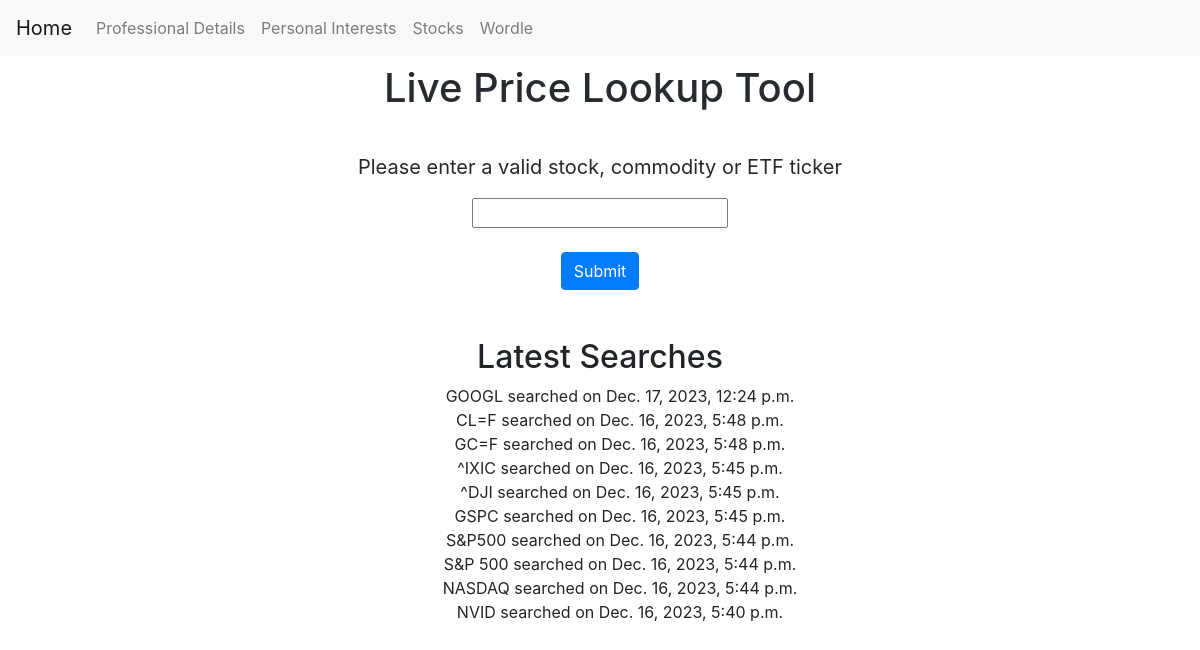
The app's page /take_in_stock_price/, older data.
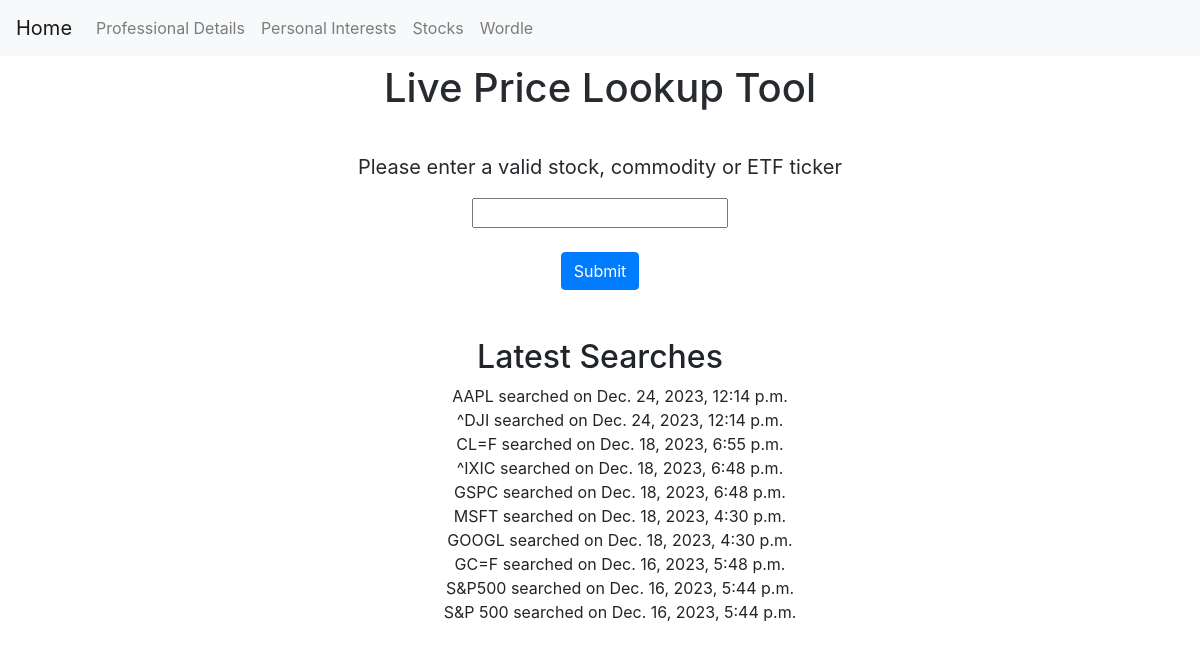
The same page, newer data.
### portfolio/models.py (models this page shows, shortened)
class Stock(models.Model):
    ticker = models.CharField(max_length=10, unique=True)
    company_name = models.CharField(max_length=100)
    date_searched = models.DateTimeField(auto_now=True)

### portfolio/views.py (the view, shortened to what this page needs)
# urls.py: path('take_in_stock_price/', views.take_in_stock_price, name='take_in_stock_price'),
def take_in_stock_price(request):
    form = StockTickerForm()
    all_searches = Stock.objects.all().order_by("-date_searched")
    previous_searches = all_searches[:10]
    return render(request, 'portfolio/stock_form.html', {
        'form': form,
        'previous_searches': previous_searches
    })

### portfolio/forms.py
class StockTickerForm(forms.Form):
    ticker = forms.CharField(label='Please enter a valid stock, commodity or ETF ticker')

### portfolio/templates/portfolio/stock_form.html (shortened to what this page needs)
{% extends "portfolio/layout.html" %}
{% block body %}
    <!DOCTYPE html>
    <html>
    <head>
    </head>
    <body>
        <h1 class="my-2 mx-3 text-center fade-in">Live Price Lookup Tool</h1>
        <br>
        <form method="post" class="my-2 mx-3">
            <div class="text-center fade-in">
                <p class="form-label" style="font-size: 20px;">{{ form.ticker.label }}</p>
                {{ form.ticker }}
            </div>
            <br>
            <div class="form-group text-center fade-in">
                <button class="btn btn-primary" type="submit">Submit</button>
            </div>
        </form>
        <br>
        <div class="text-center fade-in">
            <h2 class="my-2 mx-3">Latest Searches</h2>
            <ul style="list-style: none;">
                {% for stock in previous_searches %}
                    <li>{{ stock.ticker }} searched on {{ stock.date_searched }}</li>
                {% endfor %}
            </ul>
        </div>
    </body>
    </html>
{% endblock %}

Row changes from the older to the newer data that the page shows:
no longer on this page (row unchanged): Stock: ticker "NASDAQ", date_searched "Dec. 16, 2023, 5:44 p.m."
no longer on this page (row unchanged): Stock: ticker "NVID", date_searched "Dec. 16, 2023, 5:40 p.m."
now on this page (row edited): Stock: ticker "AAPL", date_searched "Dec. 24, 2023, 12:14 p.m."
changed Stock "^DJI": date_searched "Dec. 16, 2023, 5:45 p.m." → "Dec. 24, 2023, 12:14 p.m."; moves up the list
changed Stock "CL=F": date_searched "Dec. 16, 2023, 5:48 p.m." → "Dec. 18, 2023, 6:55 p.m."; moves down the list
changed Stock "^IXIC": date_searched "Dec. 16, 2023, 5:45 p.m." → "Dec. 18, 2023, 6:48 p.m."; moves up the list
changed Stock "GSPC": date_searched "Dec. 16, 2023, 5:45 p.m." → "Dec. 18, 2023, 6:48 p.m."; moves up the list
now on this page (row edited): Stock: ticker "MSFT", date_searched "Dec. 18, 2023, 4:30 p.m."
changed Stock "GOOGL": date_searched "Dec. 17, 2023, 12:24 p.m." → "Dec. 18, 2023, 4:30 p.m."
